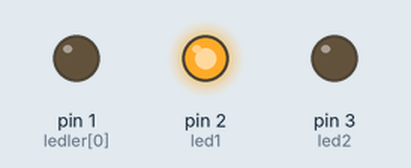
Simulated run of this sketch. Board: Arduino Uno, built with avr-gcc and run on an emulated ATmega328P. Shown: output pins drawn as LEDs (lit = HIGH).

Above: at 5.0 s.
At 15.0 s:
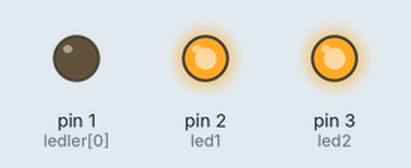
At 23.5 s:
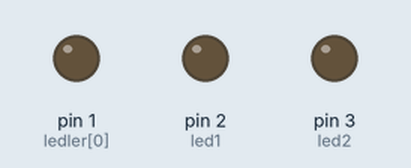
Timing chart, 0 to 35.1 s (numbered marks = the images above):
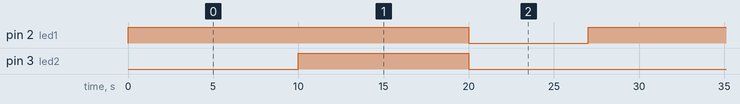

Measured:
- by itself, pin 2 (led1): alternates HIGH for 20.0 s and LOW for 7.0 s
- by itself, pin 3 (led2): alternates HIGH for 10.0 s and LOW for 17.0 s
- by itself, everything shown: repeats every 27.0 s, in 3 steps

The sketch:

trafik____klar_.ino
```cpp
int led1=2;
int led2=3;
int led3=4;
int ledler[]={1,2,3};

void setup()
{
  for(int sayac=0;sayac<3;sayac++){
    pinMode(ledler[sayac],OUTPUT);
  }
}

void loop()
{
  digitalWrite(led1,HIGH);
  delay(10000);
  digitalWrite(led2,HIGH);
  delay(10000);
  digitalWrite(led1,LOW);
  digitalWrite(led2,LOW);
  delay(2000);
  digitalWrite(led3,HIGH);
  delay(5000);
  digitalWrite(led3,LOW);
}
```
